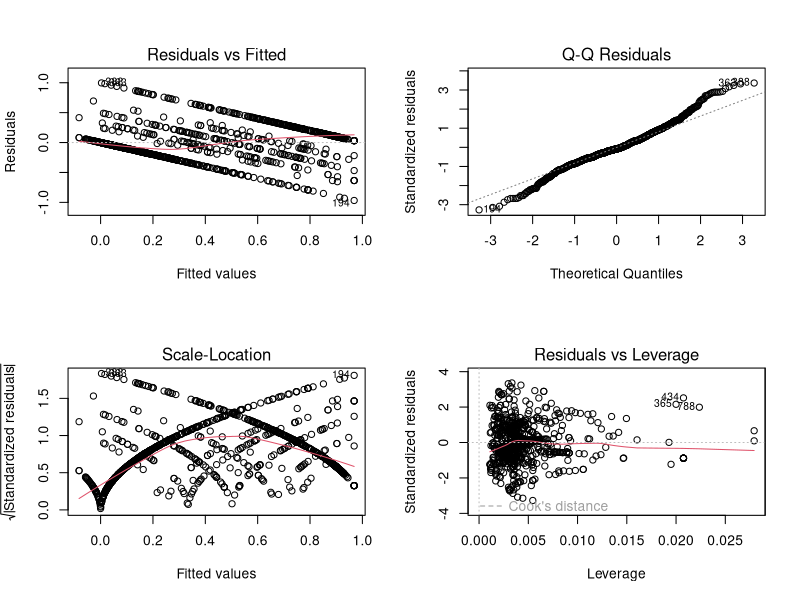

R code for this plot:
library(lme4)
library(psych)
library(dplyr)

###########################################
###########################################
# PERFORMANCES 
###########################################
###########################################
data = read.csv('performances.csv')
data$treatment = as.factor(data$treatment)
data$queried = as.integer(data$queried)
fun <- function(x) {
  if (is.na(x)) {return(0)}
  else if (x==0) {return(0)}
  else {return(1)}
}
data$queried = unlist(lapply(data$queried, FUN = fun))

#######################
# Last two training rounds
#######################

data_training = data[data['stage']=='Training rounds',]
data_training = data_training[data_training['round']>23,]
# head(data_training)
describeBy(data_training$accuracy, data_training$treatment)
model = glmer(
  'accuracy ~ treatment + (1|round)', 
  data = data_training, 
  family = binomial
)
summary(model)

#######################
# All training rounds
#######################

data_training = data[data['stage']=='Training rounds',]
# head(data_training)
describeBy(data_training$accuracy, data_training$treatment)
model = glmer(
  'accuracy ~ treatment + (1|round)', 
  data = data_training, 
  family = binomial
  )
summary(model)

#######################
# Game rounds experts
#######################

data_game_experts = data[data['stage']=='Game rounds',]
data_game_experts = data_game_experts[data_game_experts['expert_dog']=='True',]
# head(data_game_experts)
describeBy(data_game_experts$accuracy, data_game_experts$treatment)
model = glmer(
  'accuracy ~ treatment + (1|round)', 
  data = data_game_experts, 
  family = binomial
)
summary(model)

#######################
# Game rounds novices
#######################

data_game_novices = data[data['stage']=='Game rounds',]
data_game_novices = data_game_novices[data_game_novices['expert_dog']=='False',]
# head(data_game_novices)
describeBy(data_game_novices$accuracy, data_game_novices$treatment)
model = glmer(
  'accuracy ~ treatment + (1|round)', 
  data = data_game_novices, 
  family = binomial
)
summary(model)

################################################
# Game rounds paired novices query vs no query
################################################

data_game_novices = data[data['stage']=='Game rounds',]
data_game_novices = data_game_novices[data_game_novices['treatment']=='paired',]
data_game_novices = data_game_novices[data_game_novices['expert_dog']=='False',]
# head(data_game_novices)
describeBy(data_game_novices$accuracy, data_game_novices$queried)
model = glmer(
  'accuracy ~ queried + (1|round)', 
  data = data_game_novices, 
  family = binomial
)
summary(model)

################################################
# Game rounds paired novices linear regression
################################################

fun_internal <- function(queried,accuracy) {
  if (queried == 1 & accuracy == 1) {return(1)}
  else {return(0)}
} 
df <- data %>% 
  filter(stage == 'Game rounds') %>%
  filter(treatment == 'paired') %>%
  filter(expert_dog == 'False') %>%
  select(player,round,queried,accuracy) %>%
  mutate(
    internal_accu = (1-queried)*accuracy,
    external_accu = queried*accuracy
  )
head(df)
df1 <- df %>% 
  group_by(player,round) %>%
  summarize(
    queried = mean(queried),
    acc_internal_ = mean(internal_accu),
    acc_external_ = mean(external_accu)
  )
df1$aux <- 1
df1$new_use <- lead(df1$queried, 1)
head(df1)
df2 <- df1 %>% 
  mutate(
    acc_internal = cumsum(acc_internal_)/cumsum(aux),
    acc_external = cumsum(acc_external_)/cumsum(aux)
  ) %>%
  select(player,round,new_use,queried,acc_internal,acc_external)
head(df2)
model = lm(new_use ~ queried + acc_internal + acc_external, data = df2)
summary(model)
par(mfrow = c(2, 2))
plot(model)

######### CHECK THE PROBLEMS WITH THE ASSUMPTIONS

###########################################
###########################################
# SELF-REPORT OF UNDERSTANDING 
###########################################
###########################################
data = read.csv('rep-understanding.csv')
data$report = as.integer(data$report)
head(data)

#############################
# Paired vs. solo EXPERTS
#############################

# Difference of report means
df = data %>% 
  filter(expertise == 'experts') %>%
  select(treatment,player,report,accuracy)
# head(df)
describeBy(df$report, df$treatment)
x = unlist(df %>% filter(treatment == 'paired') %>% select(report))
y = unlist(df %>% filter(treatment == 'solo') %>% select(report))
t.test(x, y, alternative = "two.sided", var.equal = FALSE)
wilcox.test(x, y, alternative = "two.sided")

# Correlations
df_experts = data %>% 
  filter(expertise == 'experts') %>%
  filter(treatment == 'paired') %>%
  filter(accuracy > .2) %>% # leave out outlier
  select(treatment,player,report,accuracy,player_responded)
head(df_experts)
x = unlist(df_experts['report'])
y = unlist(df_experts['accuracy'])
cor.test(x, y, method=c("pearson", "kendall", "spearman"))
x = unlist(df_experts['report'])
y = unlist(df_experts['player_responded'])
cor.test(x, y, method=c("pearson", "kendall", "spearman"))


#############################
# Paired vs. solo NOVICES
#############################
df <- data %>% 
  filter(expertise == 'novices') %>%
  select(treatment,player,report,accuracy)
# head(df)
describeBy(df$report, df$treatment)
x = unlist(df %>% filter(treatment == 'paired') %>% select(report))
y = unlist(df %>% filter(treatment == 'solo') %>% select(report))
t.test(x, y, alternative = "two.sided", var.equal = FALSE)
wilcox.test(x, y, alternative = "two.sided")

# Correlations SOLO
df_novices = data %>% 
  filter(expertise == 'novices') %>%
  filter(treatment == 'solo') %>%
  select(treatment,player,report,accuracy)
head(df_novices)
x = unlist(df_novices['report'])
y = unlist(df_novices['accuracy'])
cor.test(x, y, method=c("pearson", "kendall", "spearman"))

# Correlations PAIRED
df_novices = data %>% 
  filter(expertise == 'novices') %>%
  filter(treatment == 'paired') %>%
  select(treatment,player,report,accuracy,answered)
head(df_novices)
x = unlist(df_novices['report'])
y = unlist(df_novices['accuracy'])
cor.test(x, y, method=c("pearson", "kendall", "spearman"))
y = unlist(df_novices['answered'])
cor.test(x, y, method=c("pearson", "kendall", "spearman"))
